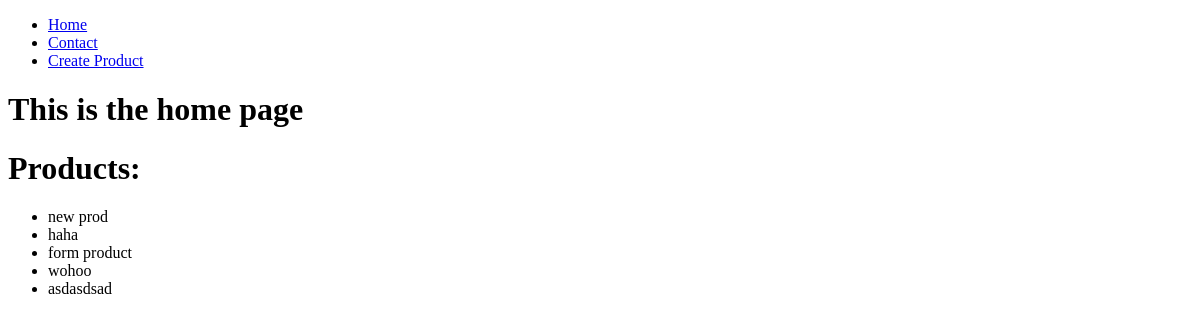
The app's page /, older data.
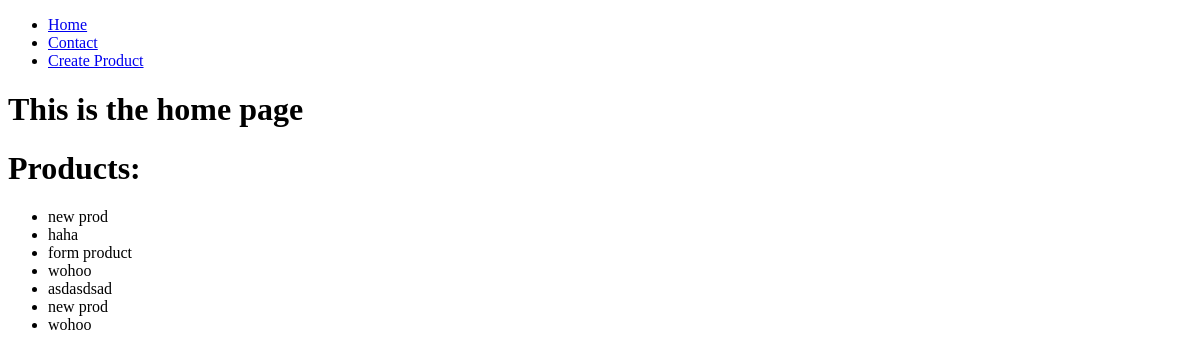
The same page, newer data.
### products/models.py (models this page shows)
class Product(models.Model):
    title = models.CharField(max_length=120)
    description = models.TextField(blank=True, null=True)
    price = models.DecimalField(decimal_places=2, max_digits=1000)
    summary = models.TextField()
    featured = models.BooleanField(default=True)

### pages/views.py (the view)
# urls.py: path('', home_view, name='home'),
def home_view(request, *args, **kwargs):
    print(request.user)
    context = { 'products' : Product.objects.all() }
    return render(request, "home.html", context)

### templates/home.html
{% extends 'base.html' %}
{% block content %}
<h1>This is the home page</h1>
<h1>Products:</h1>
{%if products|length != 0%}
    <ul>
        {% for item in products %}
            <li>{{item.title}}</li>
        {%endfor%}
    </ul>
    {%else%}
    <p> no products available </p>
    {%endif%}
{% endblock %}

### templates/base.html (shortened to what this page needs)
<!DOCTYPE html>
<html lang="en">
<head>
</head>
<body>
    {% include 'navbar.html' %}
    {% block content %}{% endblock %}
</body>
</html>

### templates/navbar.html
<nav>
    <ul>
        <li><a href="/home">Home</a></li>
        <li><a href="/contact">Contact</a></li>
        <li><a href="/create">Create Product</a></li>
    </ul>
</nav>

Row changes from the older to the newer data that the page shows:
added Product: title "new prod"
added Product: title "wohoo"
